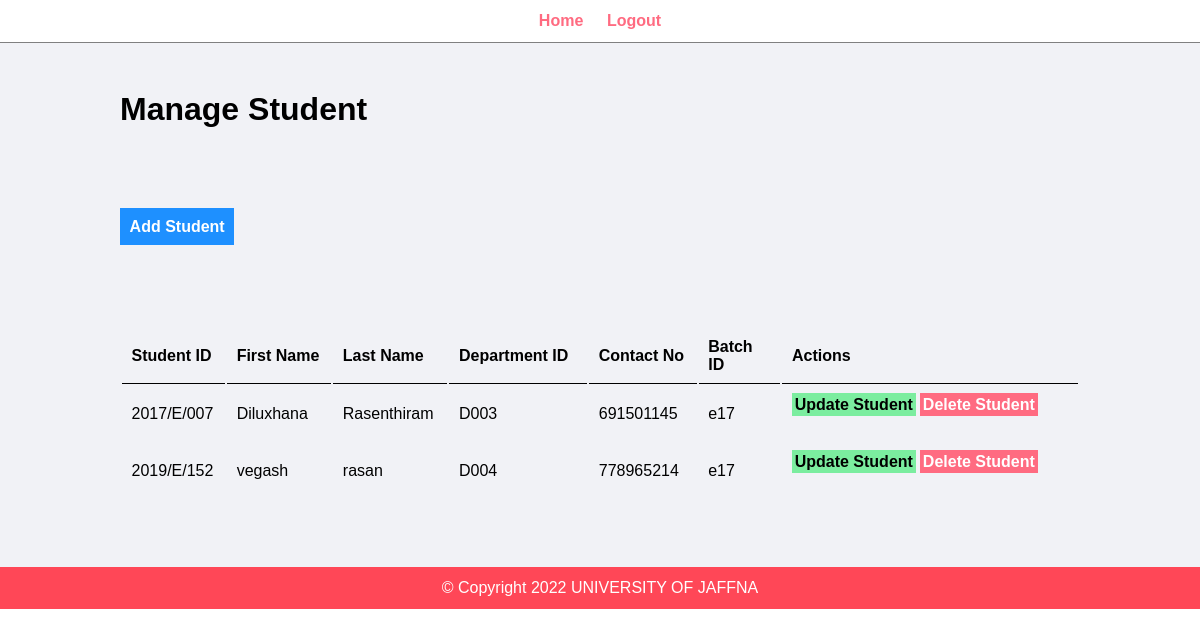
Screenshot of /admin/manage-student.php (signed in) with the database file from the repository.
### tables this page shows
CREATE TABLE `student` (
  `Student_id` varchar(50) NOT NULL,
  `First_name` varchar(150) NOT NULL,
  `Last_Name` varchar(150) NOT NULL,
  `Dep_ID` varchar(20) NOT NULL,
  `ContactNo` int(11) NOT NULL,
  `BatchID` varchar(150) NOT NULL,
  `AdvisorID` varchar(150) NOT NULL
);

### admin/manage-student.php (the view, shortened to what this page needs)
<?php include('partials/menu.php'); ?>
<div class="main-content">
    <div class="wrapper">
    <h1>Manage Student</h1>
    <br  /><br  />
             <br><br><br>
    <a href="add-student.php" class="btn-primary">Add Student</a>
    <br  /><br  /><br  />
<table class="tbl-full">
    <tr>
            <th>Student ID</th>
            <th>First Name</th>
            <th>Last Name</th>
            <th>Department ID</th>
            <th>Contact No</th>
            <th>Batch ID</th>
            <th>Actions</th>
        <br  />
</tr>
<br  /><br  />
<?php
    $sql ="SELECT * FROM student";
    $res=mysqli_query($conn,$sql);
    if($res==TRUE){
        $count =mysqli_num_rows($res);
        if($count>0)
        {
            while($rows=mysqli_fetch_assoc($res))
            {
                $ID = $rows['Student_id'];
                $Fname = $rows['First_name'];
                $Lname = $rows['Last_Name'];
                $dId = $rows['Dep_ID'];
                $cNo = $rows['ContactNo'];
                $batch=$rows['BatchID']
                ?>
                <tr>
                    <td><?php echo $ID; ?> </td>
                    <td><?php echo $Fname; ?></td>
                    <td><?php echo $Lname; ?></td>
                    <td><?php echo $dId; ?></td>
                    <td><?php echo $cNo; ?></td>
                    <td><?php echo $batch; ?></td>
                    <td>
                    <a href="<?php echo SITEURL; ?>admin/update-student.php?id=<?php echo $ID; ?>" class="btn-secondary">Update Student</a>
                    <a href="<?php echo SITEURL; ?>admin/delete-student.php?id=<?php echo $ID; ?>" class="btn-delete">Delete Student</a>
                    <br  /><br  />
            </td>
            </tr>
                <?php
            }
        }
        else{
        }
    }
?>
</table>
<br  />
</div>
</div>
<?php include('partials/footer.php'); ?>

### admin/admin.css (style rules this page uses)
* { margin: 0; padding: 0; font-family: Arial, Helvetica, sans-serif; }
.wrapper { padding: 1%; width: 80%; margin: 0 auto; }
.tbl-full { width: 100%; }
table tr th { border-bottom: 1px solid black; padding: 1%; text-align: left; }
table tr td { padding: 1%; }
.btn-primary { background-color: #1e90ff; padding: 1%; color: white; text-decoration: none; font-weight: bold; }
.btn-secondary { background-color: #7bed9f; padding: 1%; color: black; text-decoration: none; font-weight: bold; }
.btn-delete { background-color: #ff6b81; padding: 1%; color: white; text-decoration: none; font-weight: bold; }
.main-content { background-color: #f1f2f6; padding: 3% 0; }

### rows the page displays
student: Student_id "2017/E/007", First_name "Diluxhana", Last_Name "Rasenthiram", Dep_ID "D003", ContactNo "691501145", BatchID "e17"
student: Student_id "2019/E/152", First_name "vegash", Last_Name "rasan", Dep_ID "D004", ContactNo "778965214", BatchID "e17"
